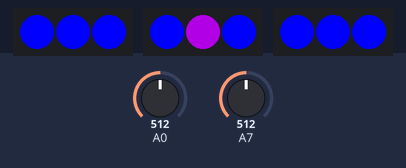
The sketch below on a simulated Arduino Nano, built with avr-gcc and run on an emulated ATmega328P. Shown: 3 × 3 RGB LEDs in strip order, left to right. The test bench sets the inputs (shaded band); at power-on: A0 = 512, A7 = 512.

Above: at 2.46 s.
2.5 s: A0 set to 349
6.0 s: A0 set to 334
At 6.47 s:
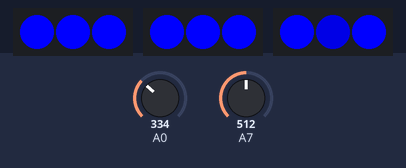
9.5 s: A0 set to 0
At 10.28 s:
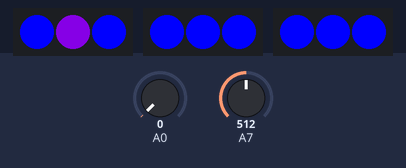
13.0 s: A7 set to 331
At 15.3 s:
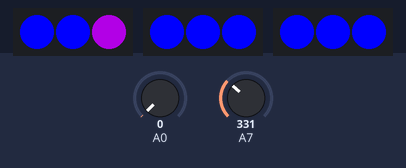
16.5 s: A7 set to 692
At 19.12 s:
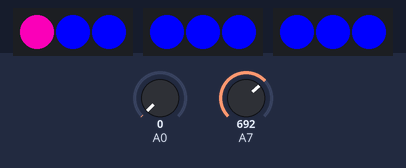
Timing chart, 0 to 21.0 s (numbered marks = the images above; inputs shaded):
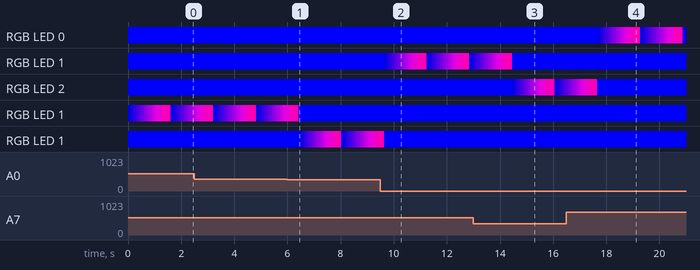

The sketch:

Interactive_Box.ino
```cpp
#include <Adafruit_NeoPixel.h>
#ifdef __AVR__
#include <avr/power.h>
#endif

#define PIN1 6
#define PIN2 5
#define PIN3 3

Adafruit_NeoPixel topStrip = Adafruit_NeoPixel(3,PIN1, NEO_GRB + NEO_KHZ800);
Adafruit_NeoPixel middleStrip = Adafruit_NeoPixel(3,PIN2, NEO_GRB + NEO_KHZ800);
Adafruit_NeoPixel bottomStrip = Adafruit_NeoPixel(3,PIN3, NEO_GRB + NEO_KHZ800);

void setup() {
  // put your setup code here, to run once:
  topStrip.begin();
  topStrip.show();
  middleStrip.begin();
  middleStrip.show();
  bottomStrip.begin();
  bottomStrip.show();
  pinMode(A0,INPUT);
  pinMode(A7, INPUT);
}

void loop() {
  // put your main code here, to run repeatedly:
int  Vslider = analogRead(A0);
int  Hslider = analogRead(A7);
uint32_t blue = topStrip.Color(0,0,255);


topStrip.fill(blue, 0,3);
middleStrip.fill(blue, 0,3);
bottomStrip.fill(blue, 0,3);
topStrip.show();
middleStrip.show();
bottomStrip.show();

if(Vslider > 0 && Vslider <= 341){
  if(Hslider >= 0 && Hslider <=341){
    for(int i = 0; i <= 15; i++){
    bottomStrip.setPixelColor(2,i*17,0,175);
    bottomStrip.show();
    delay(100);
    }
  }
  else if(Hslider > 341 && Hslider <= 682){
    for(int i = 0; i <= 15; i++){
    bottomStrip.setPixelColor(1,i*17,0,175);
    bottomStrip.show();
    delay(100);
    }
  }
  else{
    for(int i = 0; i <= 15; i++){
    bottomStrip.setPixelColor(0,i*17,0,175);
    bottomStrip.show();
    delay(100);
    }
  }
}

else if(Vslider > 341 && Vslider <= 682){
  if(Hslider >= 0 && Hslider <=341){
    for(int i = 0; i <= 15; i++){
    middleStrip.setPixelColor(2,i*17,0,175);
    middleStrip.show();
    delay(100);
    }
  }
  else if(Hslider > 341 && Hslider <= 682){
    for(int i = 0; i <= 15; i++){
    middleStrip.setPixelColor(1,i*17,0,175);
    middleStrip.show();
    delay(100);
    }
  }
  else{
    for(int i = 0; i <= 15; i++){
    middleStrip.setPixelColor(0,i*17,0,175);
    middleStrip.show();
    delay(100);
    }
  }
}

else{
  if(Hslider >= 0 && Hslider <=341){
    for(int i = 0; i <= 15; i++){
    topStrip.setPixelColor(2,i*17,0,175);
    topStrip.show();
    delay(100);
    }
  }
  else if(Hslider > 341 && Hslider <= 682){
    for(int i = 0; i <= 15; i++){
    topStrip.setPixelColor(1,i*17,0,175);
    topStrip.show();
    delay(100);
    }
  }
  else{
    for(int i = 0; i <= 15; i++){
    topStrip.setPixelColor(0,i*17,0,175);
    topStrip.show();
    delay(100);
    }
  }
}

}
```

Measured:
- the behaviour switches between 342 and 341 on A0 (found by bisection; images 0 and 1)
